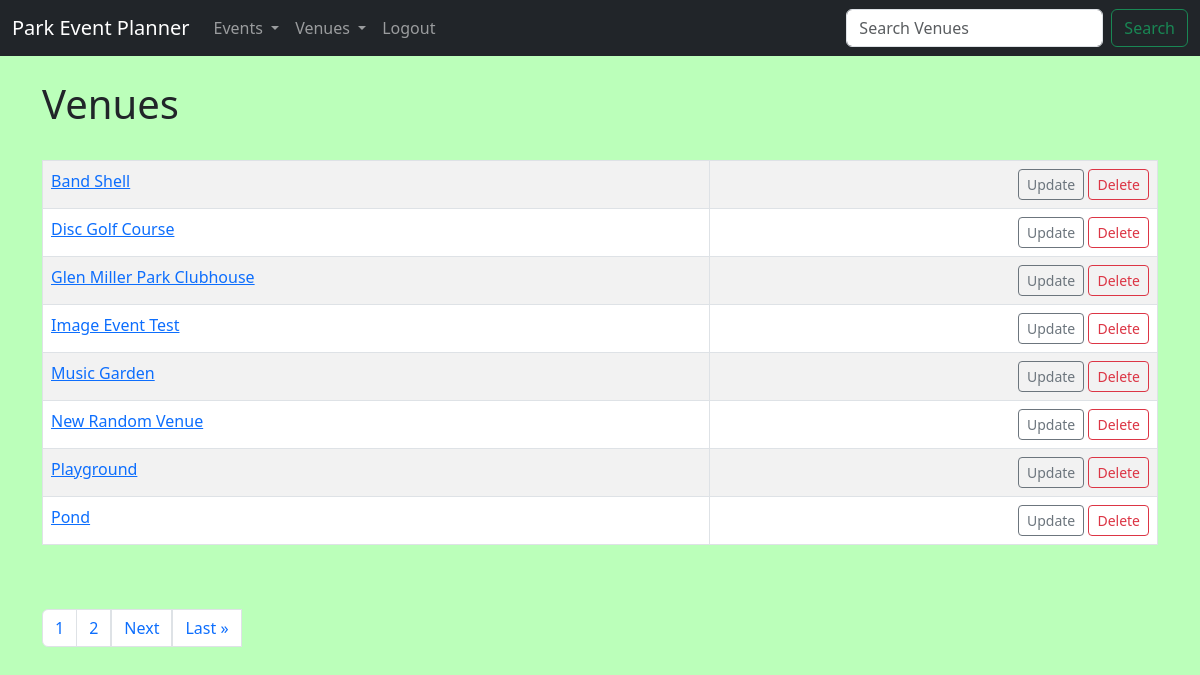
/list_venues (signed in), run on the app's committed database.
### events/models.py (models this page shows)
class Venue(models.Model):
	name = models.CharField('Venue Name', max_length=120)
	description = models.TextField(blank=True)
	owner = models.IntegerField("Venue Owner", blank=False, default=1)
	venue_image = models.ImageField(null=True, blank=True, upload_to="images/")
	def __str__(self): # lets you click on a venue to access it
		return self.name

### events/views.py (the view)
# urls.py: path('list_venues', views.list_venues, name="list-venues"),
def list_venues(request):
	venue_list = Venue.objects.all().order_by('name')
	p = Paginator(Venue.objects.all().order_by('name'), 8)
	page = request.GET.get('page')
	venues = p.get_page(page)
	nums = "a" * venues.paginator.num_pages
	return render(request, 'events/venue.html',
	       				{'venue_list': venue_list,
					    'venues':venues,
					    'nums':nums
						})

### events/templates/events/venue.html (shortened to what this page needs)
{% extends 'events/base.html' %}
{% block content %}
	<h1>Venues</h1>
	<br/>
	<table class="table table-hover table-striped table-bordered">
	{% for venue in venues %}
		<tr>
			<td><a href="{% url 'show-venue' venue.id %}">{{ venue }}</a>
			</td>
			{% if user.is_authenticated %}
			<td align="right">
				<a href="{% url 'update-venue' venue.id %}" class="btn btn-outline-secondary btn-sm">Update</a>
				<a href="{% url 'delete-venue' venue.id %}" class="btn btn-outline-danger btn-sm">Delete</a>
			</td>
			{% endif %}
		</tr>
	{% endfor %}
	</table>
	<br><br>
	<nav aria-label="Page navigation example">
		<ul class="pagination">
			{% for i in nums %}
			<li class="page-item"><a class="page-link" href="?page={{ forloop.counter }}">{{ forloop.counter }}</a></li>
			{% endfor %}
			{% if venues.has_next %}
			<li class="page-item"></li><a class="page-link" href="?page={{venues.next_page_number}}">Next</a></li>
			<li class="page-item"></li><a class="page-link" href="?page={{venues.paginator.num_pages}}">Last &raquo</a></li>
			{% endif %}
		</ul>
	</nav>
{% endblock %}

### static/css/parkstyle.css (style rules this page uses)
body { background: #bbffba }

### data on the page
Venue: name "Band Shell"
Venue: name "Disc Golf Course"
Venue: name "Glen Miller Park Clubhouse"
Venue: name "Image Event Test"
Venue: name "Music Garden"
Venue: name "New Random Venue"
Venue: name "Playground"
Venue: name "Pond"
